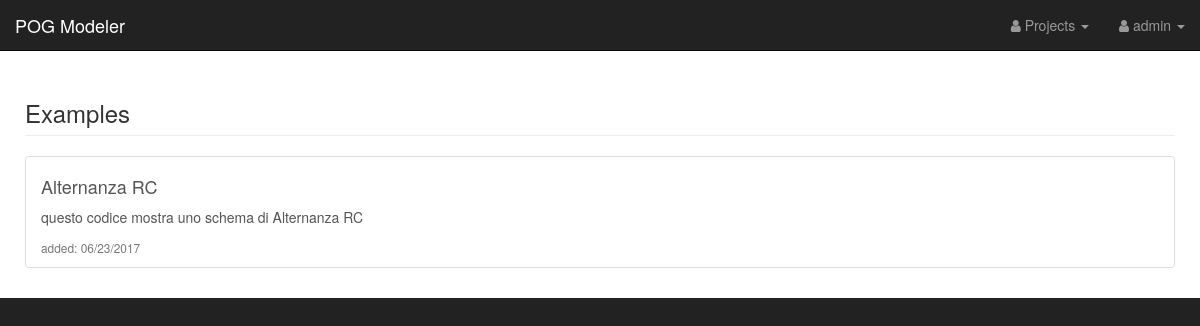
Before: /projects/examples/ (signed in) with the older database file.
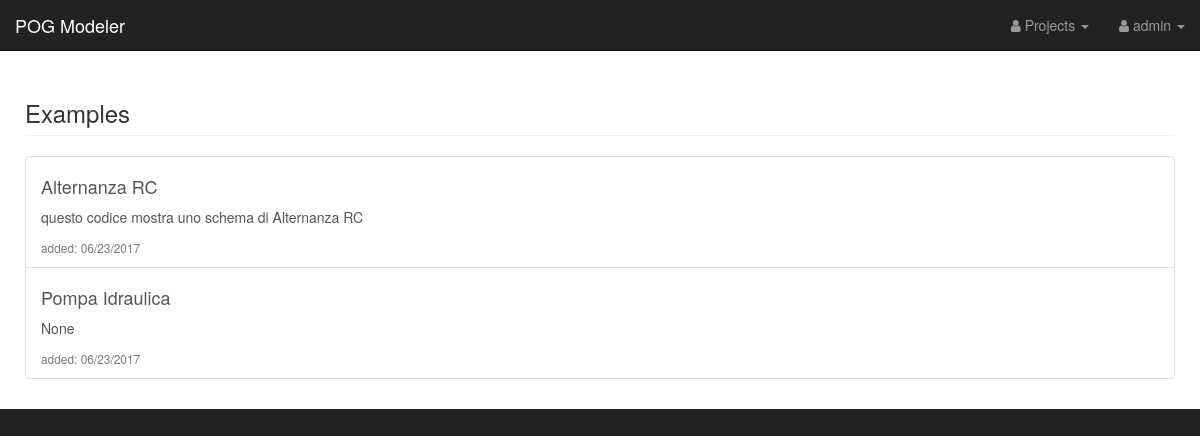
After: the same page with the newer database file.
### AWD_Zanasi/models.py (models this page shows, shortened)
class Project(models.Model):
    name = models.CharField(max_length=200, default='project', help_text='Project name')
    user = models.ForeignKey(settings.AUTH_USER_MODEL, default='admin')
    matlab_file = models.FileField(upload_to=matlab_file_path, help_text="Matlab POG code file")
    proj_desc = models.CharField(max_length=400, blank=True, null=True, help_text="Project description")
    launch_date = models.DateTimeField(verbose_name='Launch Date', blank=True,
                                       null=True, help_text='Project last execution date')
    is_example = models.BooleanField(default=False,
                                     help_text='Used only by an Admin user to mark a project as an example for users.')

### AWD_Zanasi/views.py (the view)
# urls.py: url(r'^projects/examples/$', views.examples, name='examples'),
@login_required
def examples(request):
    projects = Project.objects.filter(is_example=True)
    return render(request, 'AWD_Zanasi/examples.html', {'projects': projects})

### AWD_Zanasi/templates/AWD_Zanasi/examples.html (shortened to what this page needs)
{% extends "AWD_Zanasi/base.html" %}
{% block container %}
    <div class="container-fluid">
        <div class="row">
            <div class="col-lg-12">
                <h3 class="page-header">
                    Examples
                </h3>
            </div>
        </div>
        <div class="list-group">
            {% for project in projects %}
                <a class="list-group-item list-group-item-action flex-column align-items-start"
                   href="{% url 'project_results' project.id %}">
                    <div class="d-flex w-100 justify-content-between">
                        <h4 class="mb-1">{{ project.name }}</h4>
                    </div>
                    <p class="mb-1">{{ project.proj_desc }}</p>
                    <small class="text-muted">added: {{ project.launch_date|date:"SHORT_DATE_FORMAT" }}</small>
                </a>
            {% endfor %}
        </div>
    </div>
{% endblock %}

Changed rows visible on the page:
now on this page (row edited): Project: name "Pompa Idraulica", proj_desc "None", launch_date "06/23/2017"
